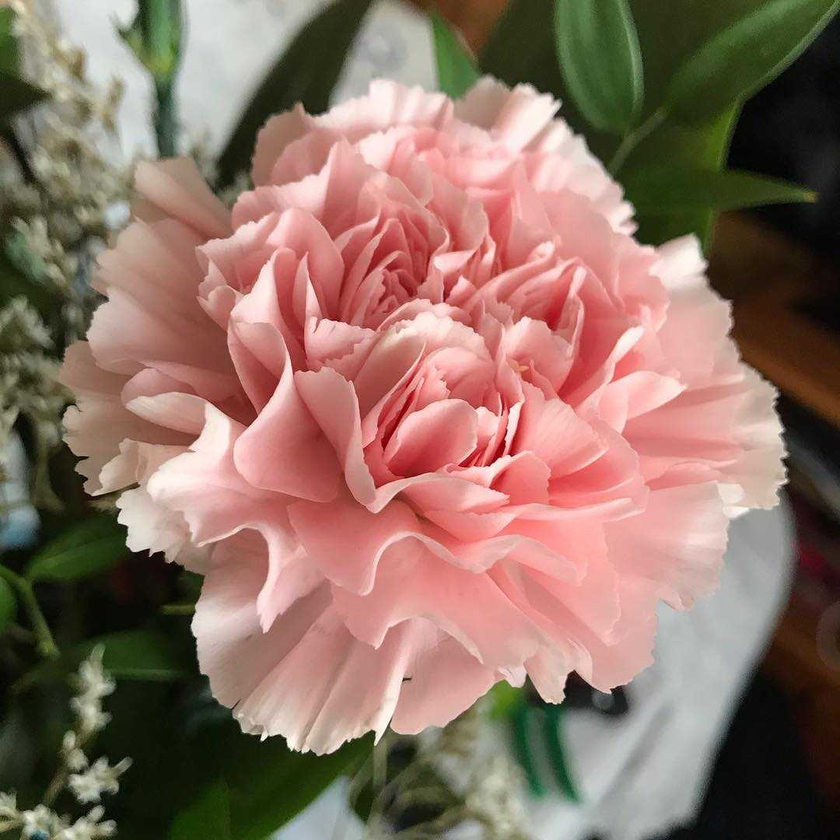
%> input picture Shrisha_IP/output/carnation.png, 840 x 840 px, shrunk from 1080 x 1080 before the run
$ octave lab2.m   (GNU Octave 9; MATLAB toolbox functions it lacks are replaced by stand-ins)
%> lines starting %> are read from the running program, lines starting %| are printed output that depends on the picture
clear all;
close all;
clc;
pkg load image;
img=imread('carnation.png');
%> img is the input picture: size 840x840x3 uint8; mean R, G, B 141.8, 113.3, 100.8
figure;
imshow(img);
grayscale_img=rgb2gray(img);
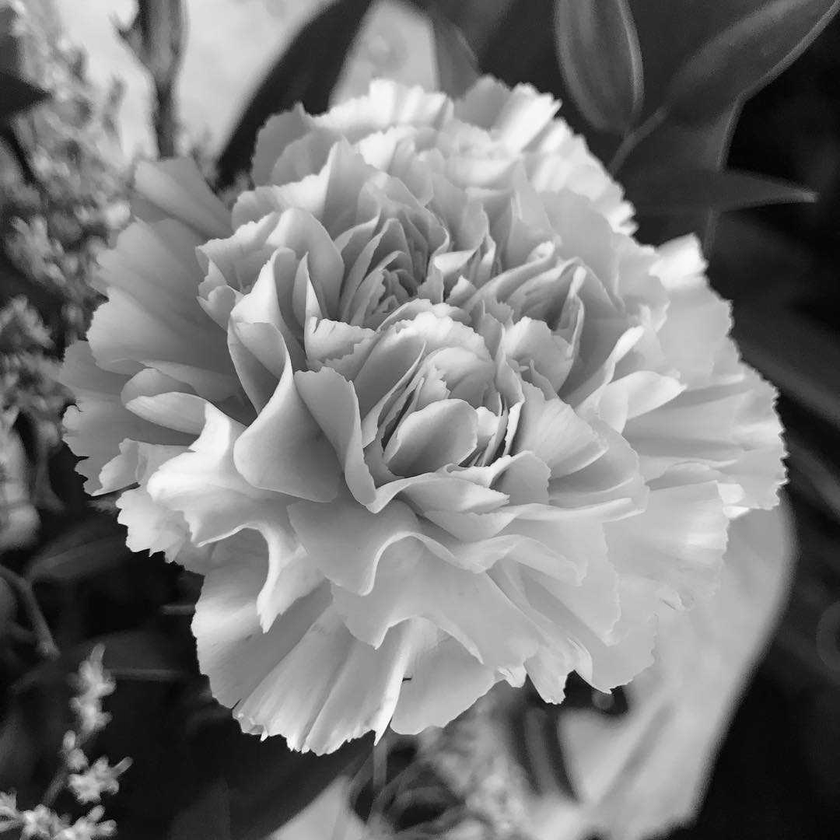
%> grayscale_img: size 840x840 uint8; min 0, max 255, mean 120.4
figure;
imshow(grayscale_img);
title('grayscale_img');
imwrite(grayscale_img,'original.jpg');
output=255-grayscale_img;
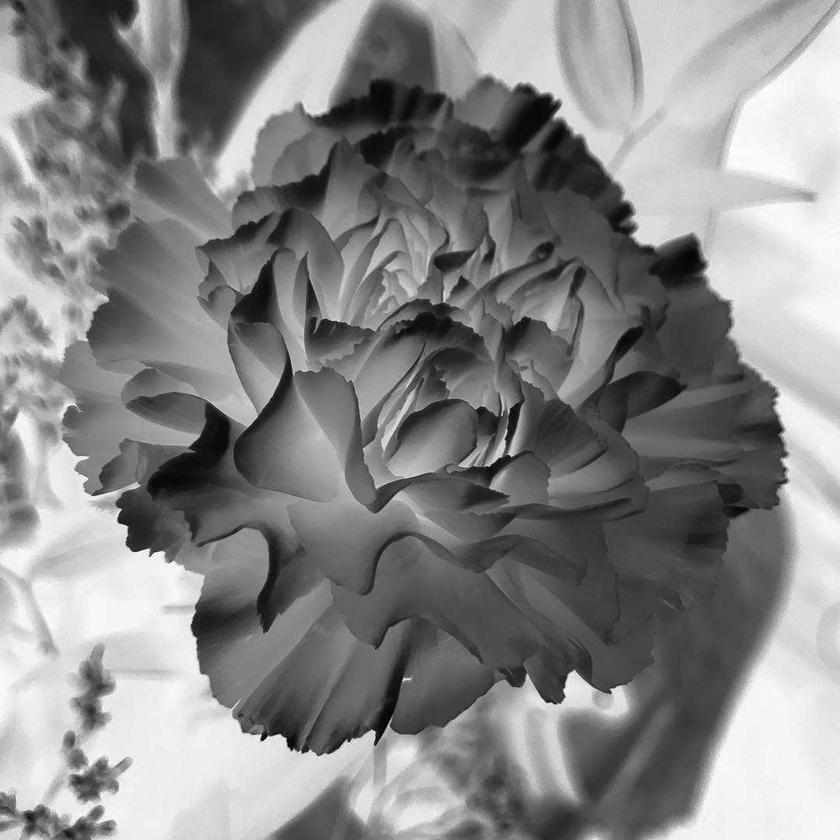
%> output: size 840x840 uint8; min 0, max 255, mean 134.6
figure;
imshow(unit8(output));
%> (this line was passed over: unit8 is not available in this run)
title('output image');
imwrite(unit8(output),'negative_transformation.jpg');

$ run again, with Shrisha_IP/output/lab1.PNG copied over Shrisha_IP/output/carnation.png
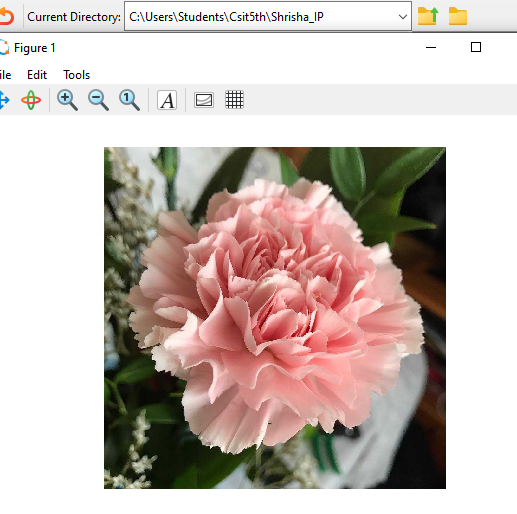
%> input picture Shrisha_IP/output/lab1.PNG, 517 x 514 px
%> img is the input picture: size 514x517x3 uint8; mean R, G, B 201.3, 188.7, 182.9
%> `grayscale_img=rgb2gray(img);`:
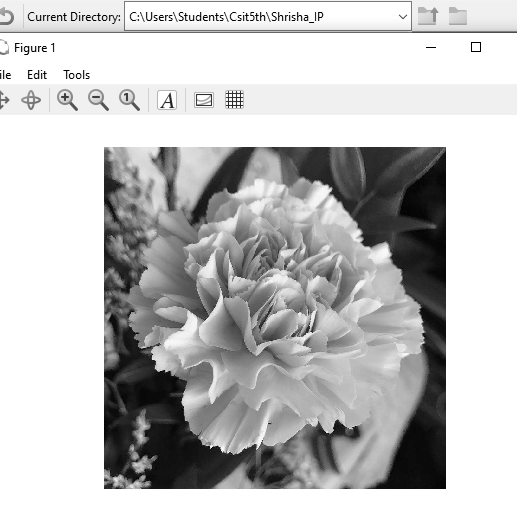
%> grayscale_img: size 514x517 uint8; min 0, max 255, mean 191.8
%> `output=255-grayscale_img;`:
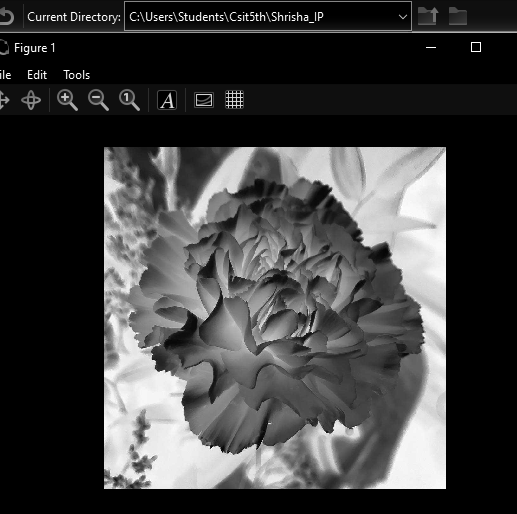
%> output: size 514x517 uint8; min 0, max 255, mean 63.2
